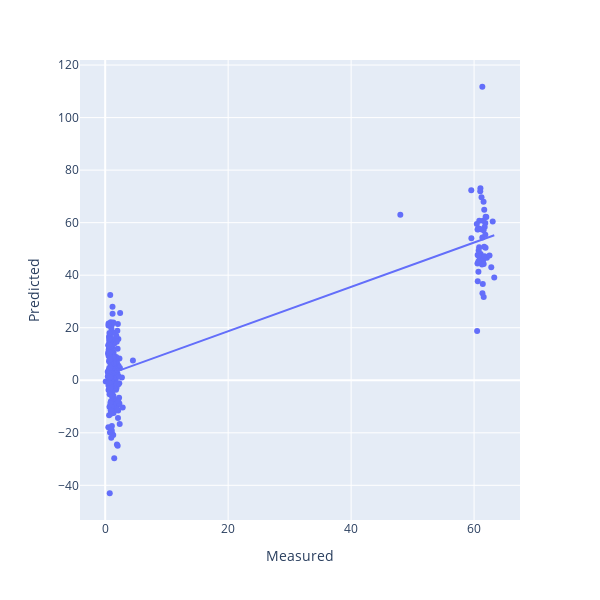

Source (notebook cell):
### Code cell
optimise_pls_cv(df_msc.values, df_raw['AT'].values, 40, True, 'AT')

### Figure 1 — Plotly figure (JSON) as saved in the notebook; plotly's stock layout.template omitted (floating-point values rounded to 4 significant figures; data arrays with more than 128 entries replaced by an {"elided": "..."} marker saying what was removed)
{"data": [{"hovertemplate": "Measured=%{x}<br>Predicted=%{y}<extra></extra>", "legendgroup": "", "marker": {"color": "#636efa", "symbol": "circle"}, "mode": "markers", "name": "", "orientation": "v", "showlegend": false, "type": "scatter", "x": {"elided": "250 float values"}, "xaxis": "x", "y": {"elided": "250 float values"}, "yaxis": "y"}, {"hovertemplate": "<b>OLS trendline</b><br>y = 0.844279 * x + 1.76167<br>R<sup>2</sup>=0.742477<br><br>Measured=%{x}<br>Predicted=%{y} <b>(trend)</b><extra></extra>", "legendgroup": "", "marker": {"color": "#636efa", "symbol": "circle"}, "mode": "lines", "name": "", "showlegend": false, "type": "scatter", "x": {"elided": "250 float values"}, "xaxis": "x", "y": {"elided": "250 float values"}, "yaxis": "y"}], "layout": {"height": 600, "legend": {"tracegroupgap": 0}, "margin": {"t": 60}, "width": 600, "xaxis": {"anchor": "y", "domain": [0, 1], "title": {"text": "Measured"}}, "yaxis": {"anchor": "x", "domain": [0, 1], "title": {"text": "Predicted"}}}}
